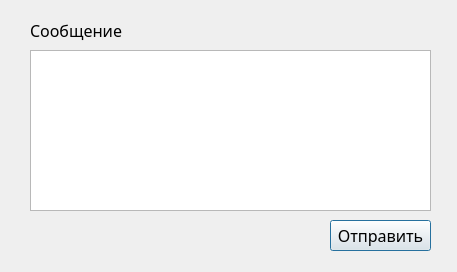
<?xml version="1.0" encoding="UTF-8"?>
<ui version="4.0">
 <class>pub_form</class>
 <widget class="QDialog" name="pub_form">
  <property name="geometry">
   <rect>
    <x>0</x>
    <y>0</y>
    <width>457</width>
    <height>272</height>
   </rect>
  </property>
  <property name="font">
   <font>
    <family>Segoe UI</family>
    <pointsize>12</pointsize>
    <italic>false</italic>
   </font>
  </property>
  <property name="windowTitle">
   <string>Издатель</string>
  </property>
  <property name="layoutDirection">
   <enum>Qt::LeftToRight</enum>
  </property>
  <widget class="QLabel" name="pub_message_lable">
   <property name="geometry">
    <rect>
     <x>30</x>
     <y>20</y>
     <width>121</width>
     <height>21</height>
    </rect>
   </property>
   <property name="font">
    <font>
     <family>Cascadia Code SemiLight</family>
     <pointsize>12</pointsize>
     <italic>false</italic>
    </font>
   </property>
   <property name="text">
    <string>Сообщение</string>
   </property>
  </widget>
  <widget class="QPushButton" name="pub_send_button">
   <property name="geometry">
    <rect>
     <x>330</x>
     <y>220</y>
     <width>101</width>
     <height>31</height>
    </rect>
   </property>
   <property name="font">
    <font>
     <family>Cascadia Code SemiLight</family>
     <pointsize>12</pointsize>
     <italic>false</italic>
    </font>
   </property>
   <property name="text">
    <string>Отправить</string>
   </property>
  </widget>
  <widget class="QTextEdit" name="pub_message_box">
   <property name="geometry">
    <rect>
     <x>30</x>
     <y>50</y>
     <width>401</width>
     <height>161</height>
    </rect>
   </property>
   <property name="font">
    <font>
     <family>Cascadia Code SemiLight</family>
     <pointsize>12</pointsize>
     <italic>false</italic>
    </font>
   </property>
  </widget>
 </widget>
 <resources/>
 <connections/>
</ui>
